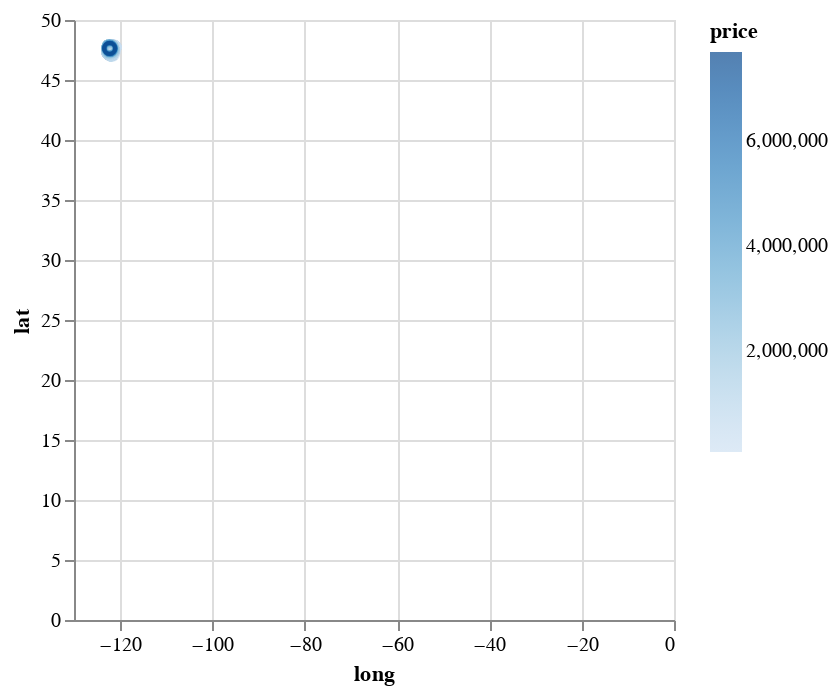

Notebook code cell kept with this figure:
### Code cell
# lat/long scatter plot
(raw
 .sort('price')
 .plot.scatter(x='long', y='lat', color='price')
)

### Figure 1 — Vega specification as saved in the notebook (floating-point values rounded to 4 significant figures; data arrays with more than 128 entries replaced by an {"elided": "..."} marker saying what was removed)
{"$schema": "https://vega.github.io/schema/vega/v5.json", "data": [{"name": "param_6_store"}, {"name": "source_0", "values": {"elided": "21613 records"}}, {"name": "source_0_x_domain_long", "values": [{"min": -122.5, "max": -121.3}]}, {"name": "source_0_y_domain_lat", "values": [{"min": 47.16, "max": 47.78}]}, {"name": "source_0_color_domain_price", "values": [{"min": 75000.0, "max": 7700000.0}]}], "signals": [{"name": "unit", "value": {}, "on": [{"events": "pointermove", "update": "isTuple(group()) ? group() : unit"}]}, {"name": "param_6", "update": "vlSelectionResolve(\"param_6_store\", \"union\")"}, {"name": "param_6_long", "on": [{"events": [{"source": "view", "type": "dblclick"}], "update": "null"}, {"events": {"signal": "param_6_translate_delta"}, "update": "panLinear(param_6_translate_anchor.extent_x, -param_6_translate_delta.x / width)"}, {"events": {"signal": "param_6_zoom_delta"}, "update": "zoomLinear(domain(\"x\"), param_6_zoom_anchor.x, param_6_zoom_delta)"}]}, {"name": "param_6_lat", "on": [{"events": [{"source": "view", "type": "dblclick"}], "update": "null"}, {"events": {"signal": "param_6_translate_delta"}, "update": "panLinear(param_6_translate_anchor.extent_y, param_6_translate_delta.y / height)"}, {"events": {"signal": "param_6_zoom_delta"}, "update": "zoomLinear(domain(\"y\"), param_6_zoom_anchor.y, param_6_zoom_delta)"}]}, {"name": "param_6_tuple", "on": [{"events": [{"signal": "param_6_long || param_6_lat"}], "update": "param_6_long && param_6_lat ? {unit: \"\", fields: param_6_tuple_fields, values: [param_6_long,param_6_lat]} : null"}]}, {"name": "param_6_tuple_fields", "value": [{"field": "long", "channel": "x", "type": "R"}, {"field": "lat", "channel": "y", "type": "R"}]}, {"name": "param_6_translate_anchor", "value": {}, "on": [{"events": [{"source": "scope", "type": "pointerdown"}], "update": "{x: x(unit), y: y(unit), extent_x: domain(\"x\"), extent_y: domain(\"y\")}"}]}, {"name": "param_6_translate_delta", "value": {}, "on": [{"events": [{"source": "window", "between": [{"source": "scope", "type": "pointerdown"}, {"source": "window", "type": "pointerup"}], "consume": true, "type": "pointermove"}], "update": "{x: param_6_translate_anchor.x - x(unit), y: param_6_translate_anchor.y - y(unit)}"}]}, {"name": "param_6_zoom_anchor", "on": [{"events": [{"source": "scope", "type": "wheel", "consume": true}], "update": "{x: invert(\"x\", x(unit)), y: invert(\"y\", y(unit))}"}]}, {"name": "param_6_zoom_delta", "on": [{"events": [{"source": "scope", "consume": true, "type": "wheel"}], "update": "pow(1.001, event.deltaY * pow(16, event.deltaMode))", "force": true}]}, {"name": "param_6_modify", "on": [{"events": {"signal": "param_6_tuple"}, "update": "modify(\"param_6_store\", param_6_tuple, true)"}]}], "marks": [{"type": "symbol", "name": "marks", "from": {"data": "source_0"}, "encode": {"update": {"stroke": {"field": "price", "scale": "color"}, "opacity": {"value": 0.7}, "fill": {"value": "transparent"}, "x": {"field": "long", "scale": "x"}, "y": {"field": "lat", "scale": "y"}, "tooltip": {"signal": "{\"long\": format(datum[\"long\"], \"\"), \"lat\": format(datum[\"lat\"], \"\"), \"price\": format(datum[\"price\"], \"\")}"}}}, "interactive": true, "clip": true, "style": ["point"]}], "scales": [{"name": "x", "type": "linear", "domain": [{"signal": "(data(\"source_0_x_domain_long\")[0] || {}).min"}, {"signal": "(data(\"source_0_x_domain_long\")[0] || {}).max"}], "range": [0, {"signal": "width"}], "nice": true, "domainRaw": {"signal": "param_6[\"long\"]"}, "zero": true}, {"name": "y", "type": "linear", "domain": [{"signal": "(data(\"source_0_y_domain_lat\")[0] || {}).min"}, {"signal": "(data(\"source_0_y_domain_lat\")[0] || {}).max"}], "range": [{"signal": "height"}, 0], "nice": true, "zero": true, "domainRaw": {"signal": "param_6[\"lat\"]"}}, {"name": "color", "type": "linear", "domain": [{"signal": "(data(\"source_0_color_domain_price\")[0] || {}).min"}, {"signal": "(data(\"source_0_color_domain_price\")[0] || {}).max"}], "range": "ramp", "zero": false, "interpolate": "hcl"}], "axes": [{"scale": "x", "grid": true, "minExtent": 0, "ticks": false, "gridScale": "y", "maxExtent": 0, "zindex": 0, "tickCount": {"signal": "ceil(width/40)"}, "domain": false, "orient": "bottom", "labels": false, "aria": false}, {"scale": "y", "domain": false, "gridScale": "x", "minExtent": 0, "grid": true, "tickCount": {"signal": "ceil(height/40)"}, "labels": false, "aria": false, "orient": "left", "maxExtent": 0, "zindex": 0, "ticks": false}, {"scale": "x", "zindex": 0, "labelOverlap": true, "orient": "bottom", "title": "long", "labelFlush": true, "tickCount": {"signal": "ceil(width/40)"}, "grid": false}, {"scale": "y", "labelOverlap": true, "tickCount": {"signal": "ceil(height/40)"}, "grid": false, "orient": "left", "title": "lat", "zindex": 0}], "background": "white", "width": 300, "padding": 5, "height": 300, "style": "cell", "legends": [{"stroke": "color", "gradientLength": {"signal": "clamp(height, 64, 200)"}, "title": "price", "encode": {"gradient": {"update": {"opacity": {"value": 0.7}}}}}]}
